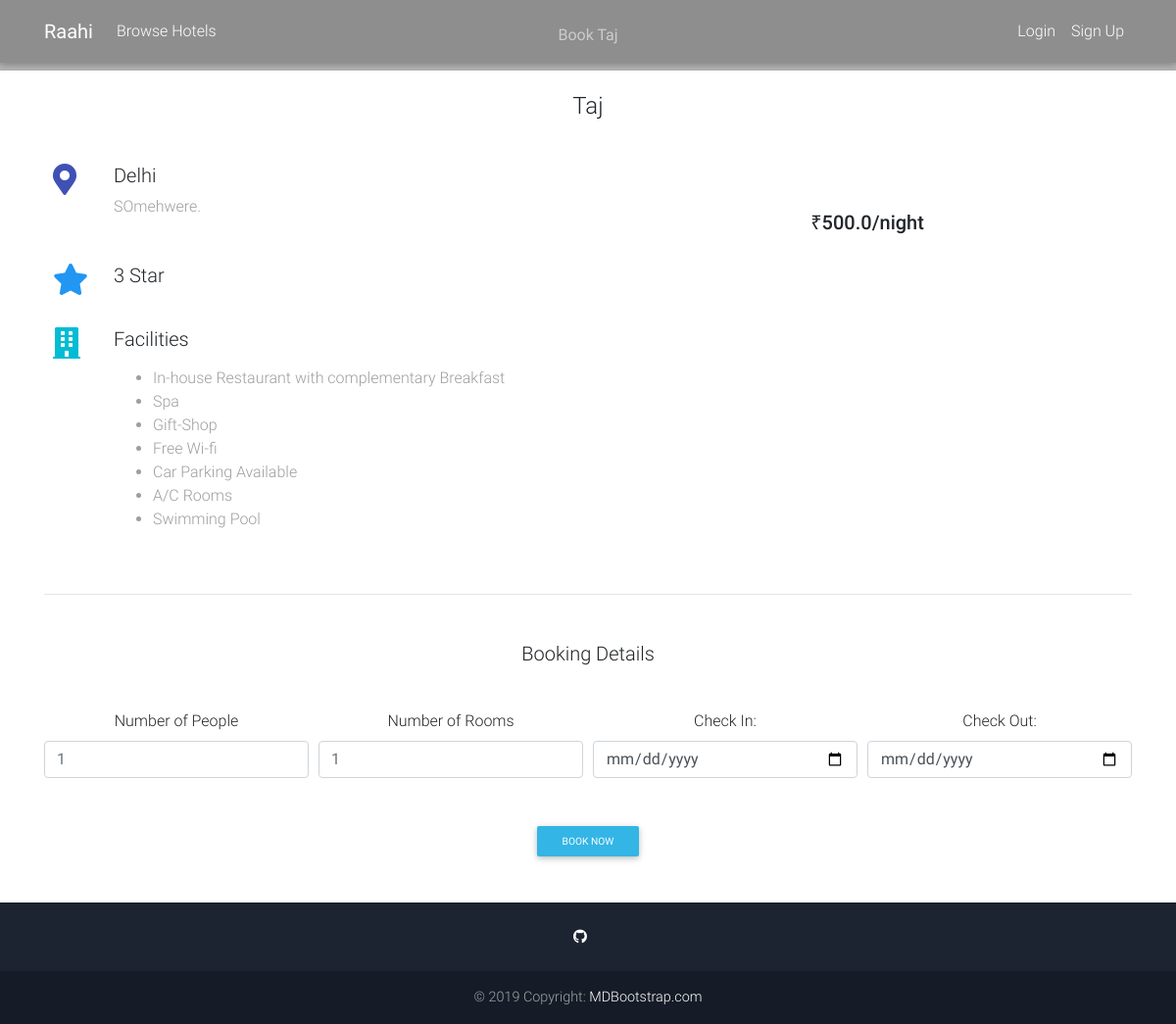
Page /hotel/1 on the committed database.
### main/models.py (models this page shows, shortened)
class Hotel(models.Model):
    hotel_name = models.CharField(max_length=20)
    hotel_city = models.CharField(max_length=20, default="")
    hotel_address = models.CharField(max_length=40, default="")
    hotel_price = models.FloatField(default=0.0)
    hotel_star = models.IntegerField()
    hotel_restaurant = models.BooleanField(default=False)
    hotel_ac = models.BooleanField(default=True)
    hotel_pool = models.BooleanField(default=False)
    hotel_spa = models.BooleanField(default=False)
    hotel_giftshop = models.BooleanField(default=False)
    hotel_wifi = models.BooleanField(default=True)
    hotel_parking = models.BooleanField(default=False)

### main/views.py (the view)
# urls.py: path('hotel/<int:hotel_id>', views.hotelpage, name='hotelpage')
def hotelpage(request, hotel_id):
    if request.method == 'GET':
        hotel = get_object_or_404(Hotel, pk=hotel_id)
        context = {
            'hotel':hotel
        }
        return render(request, 'hotel.html', context)

### main/templates/hotel.html (shortened to what this page needs)
{% extends 'base.html' %}
{% block content %}
<div style="background-image: url('https://media.istockphoto.com/vectors/dark-blue-gradient-background-modern-look-vector-id1174818917?k=6&m=1174818917&s=170667a&w=0&h=_lsiNqZfUBgGOhvJnLl7t6MW7ZWx8YkGhsk7hftOiG4='); ; background-size: cover;">
    <div class="mask rgba-black-light d-flex justify-content-center align-items-center">
      <div class="text-center white-text mx-5 wow fadeIn">
        <p class="mb-4 d-none d-md-block">
          <strong>Book {{hotel.hotel_name}}</strong>
        </p>
      </div>
    </div>
  </div>
<main>
<div class="container">
    <center><h4 style="margin-top: 2%; margin-bottom: 4%">{{hotel.hotel_name}}</h4></center>
    <div class="row wow fadeIn">
        <div class="col-lg-6 col-md-12 px-4">
          <div class="row">
            <div class="col-1 mr-3">
              <i class="fas fa-map-marker-alt fa-2x indigo-text"></i>
            </div>
            <div class="col-10">
              <h5 class="feature-title">{{hotel.hotel_city}}</h5>
              <p class="grey-text">{{hotel.hotel_address}}.</p>
            </div>
          </div>
          <div style="height:30px"></div>
          <div class="row">
            <div class="col-1 mr-3">
              <i class="fas fa-star fa-2x blue-text"></i>
            </div>
            <div class="col-10">
              <h5 class="feature-title">{{hotel.hotel_star}} Star</h5>
            </div>
          </div>
          <div style="height:30px"></div>
          <div class="row">
            <div class="col-1 mr-3">
              <i class="fas fa-building fa-2x cyan-text"></i>
            </div>
            <div class="col-10">
              <h5 class="feature-title">Facilities</h5>
              <p class="grey-text">
                <ul>
                  {% if hotel.hotel_restaurant %}<li class="grey-text">In-house Restaurant with complementary Breakfast</li>{% endif %}
                  {% if hotel.hotel_spa %}<li class="grey-text">Spa</li>{% endif %}
                  {% if hotel.hotel_giftshop %}<li class="grey-text">Gift-Shop</li>{% endif %}
                  {% if hotel.hotel_wifi %}<li class="grey-text">Free Wi-fi</li>{% endif %}
                  {% if hotel.hotel_parking %}<li class="grey-text">Car Parking Available</li>{% endif %}
                  {% if hotel.hotel_ac %}<li class="grey-text">A/C Rooms</li>{% endif %}
                  {% if hotel.hotel_pool %}<li class="grey-text">Swimming Pool</li>{% endif %}
                </ul>
              </p>
            </div>
          </div>
        </div>
        <div class="col-lg-6 col-md-12">
                <p class="h5 text-center mt-4">₹{{hotel.hotel_price}}/night</p>
        </div>
      </div>
      <hr class="my-5">
    <center>
        <h5 style="margin-top: 2%;">Booking Details</h5>
        <form method="POST" action="{% url 'bookhotel' %}" style="margin-top: 4%;">
         <div class="form-row">
         <div class="form-group col-md-2 col-lg-3">
         <label for="numpeople">Number of People</label>
         <input type="number" min=1 class="form-control" placeholder="1" name="num_people" required>
        </div>
        <div class="form-group col-md-2 col-lg-3">
        <label for="roomnos">Number of Rooms</label>
        <input type="number" min=1 class="form-control" placeholder="1" name="rooms" required>
        </div>
        <div class="form-group col-md-2 col-lg-3">
         <label for="checkin">Check In:</label>
         <input type="date" class="form-control" id="check_in" name="check_in" required>
         </div>
         <div class="form-group col-md-2 col-lg-3">
         <label for="checkout">Check Out:</label>
         <input type="date" class="form-control" id="check_out" name="check_out" required>
         </div>
        </div>
          <button class="btn btn-info btn-sm" style="margin-top: 3%; margin-bottom:2%">Book Now</button>
       </form>
       </center>
</div>
</main>
{% endblock content %}

### rows in the picture
Hotel: hotel_name "Taj", hotel_city "Delhi", hotel_address "SOmehwere", hotel_star "3", hotel_price "500.0"
